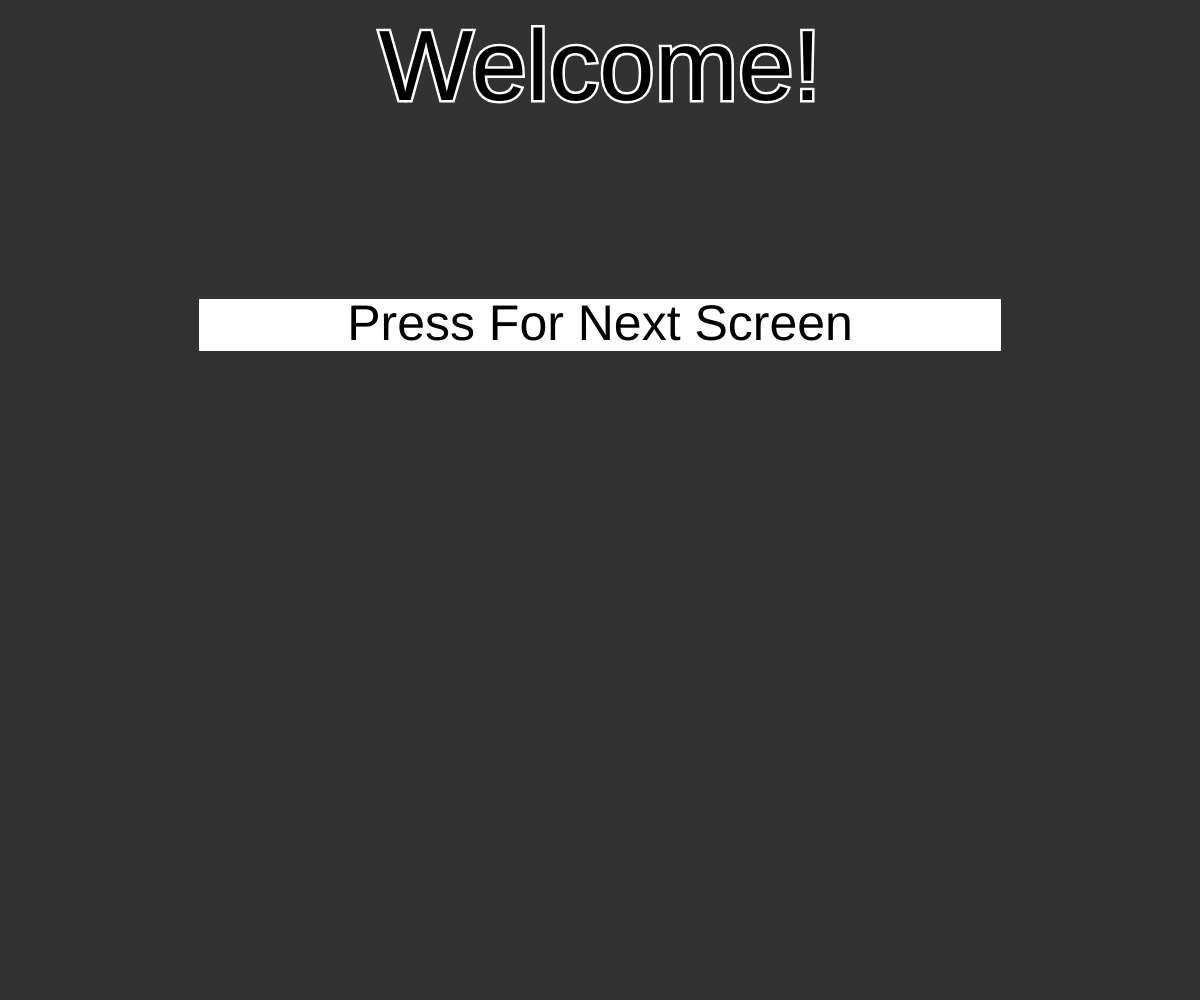
Frame 1 (no input)
Frame 60 (no input): identical to frame 1, image omitted
Frame 120 (the mouse pressed at the canvas centre since frame 60): identical to frame 1, image omitted

The p5.js sketch that drew this single still picture (run headless with seeded random() and noise() and a simulated clock; from frame 60 on, the mouse is pressed at the canvas centre):

// p5.js sketch
// ── sketch.js
let screen1 = 1;
let screen2 = 0;


function setup() {
  createCanvas(windowWidth, windowHeight);
}

function draw() {
  if (screen1 == 1) {
    background(50);
    textAlign(CENTER);
    textSize(100);
    stroke(255);
    strokeWeight(5);
    text('Welcome!',width/2,100);
    fill(255);
    if (mouseX > width/2-400 && mouseX < width/2+400 && mouseY > 250 && mouseY < 350) {
      if (mouseIsPressed === true) {
        screen1 = 0;
        screen2 = 1;
      }
      fill(210);
    }
    strokeWeight(2);
    rect(width/2-400,300,800,50);
    noStroke();
    fill(0);
    textSize(50);
    text('Press For Next Screen',width/2,340);

  }
  if (screen2 == 1) {
    background(250);
    textAlign(CENTER);
    textSize(100);
    text('Good',width/2,100);
    fill(20);
    if (mouseX > 50 && mouseX < 250 && mouseY > height-150 && mouseY < height-50) {
      fill(80);
      if (mouseIsPressed == true) {
        screen1 = 1;
        screen2 = 0;
      }
    }
    rect(50,height-100,200,50);
    textSize(50);
    fill(250);
    text('Back',150,height-58);
  }
}
